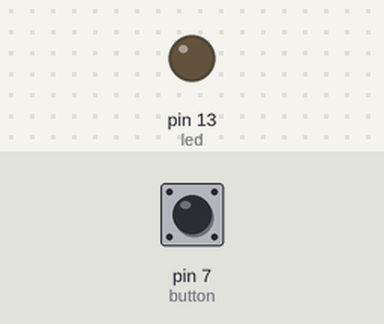
Bench run of a sketch on a simulated Arduino Uno, built with avr-gcc and run on an emulated ATmega328P. Shown: output pins drawn as LEDs (lit = HIGH). Inputs (shaded band) come from the test bench; at power-on: pin 7 (button) LOW.

Above: at 1.2 s.
1.3 s: pin 7 (button) pulled HIGH for 0.15 s
At 2.2 s:
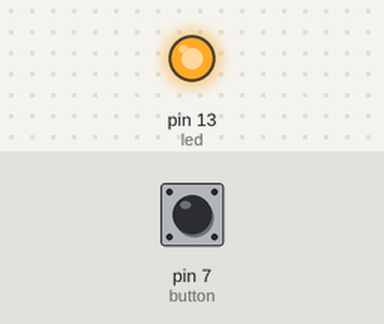
2.9 s: pin 7 (button) pulled HIGH for 1 s
At 3.5 s:
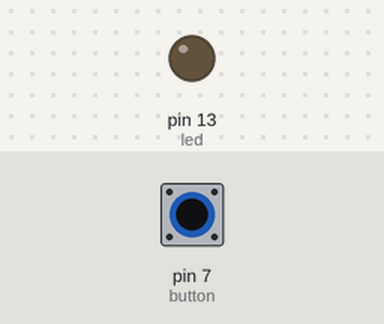
5.4 s: pin 7 (button) pulled HIGH for 3.2 s
At 6.6 s:
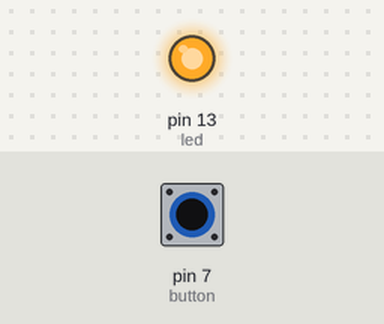
Timing chart, 0 to 8.4 s (numbered marks = the images above; inputs shaded):
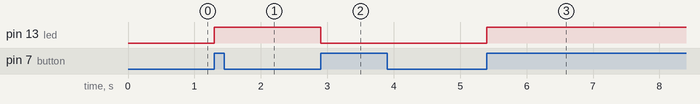

Measured:
- after the input at 1.3 s, pin 13 (led): LOW → HIGH at once
- after the input at 2.9 s, pin 13 (led): HIGH → LOW at once
- after the input at 5.4 s, pin 13 (led): LOW → HIGH at once

The sketch:

Pushbutton_2.ino
```cpp
int button = 7;
int led = 13;

int ledState = LOW;
int buttonState;
int lastButtonState = LOW;

void setup()
{
  pinMode(button, INPUT);
  pinMode(led, OUTPUT);
}

void loop()
{
  buttonState = digitalRead(button);

  if(buttonState == HIGH && lastButtonState == LOW)
  {
    ledState = !ledState;
    digitalWrite(led, ledState);
    delay(200);
  }

  lastButtonState = buttonState;
}
```
